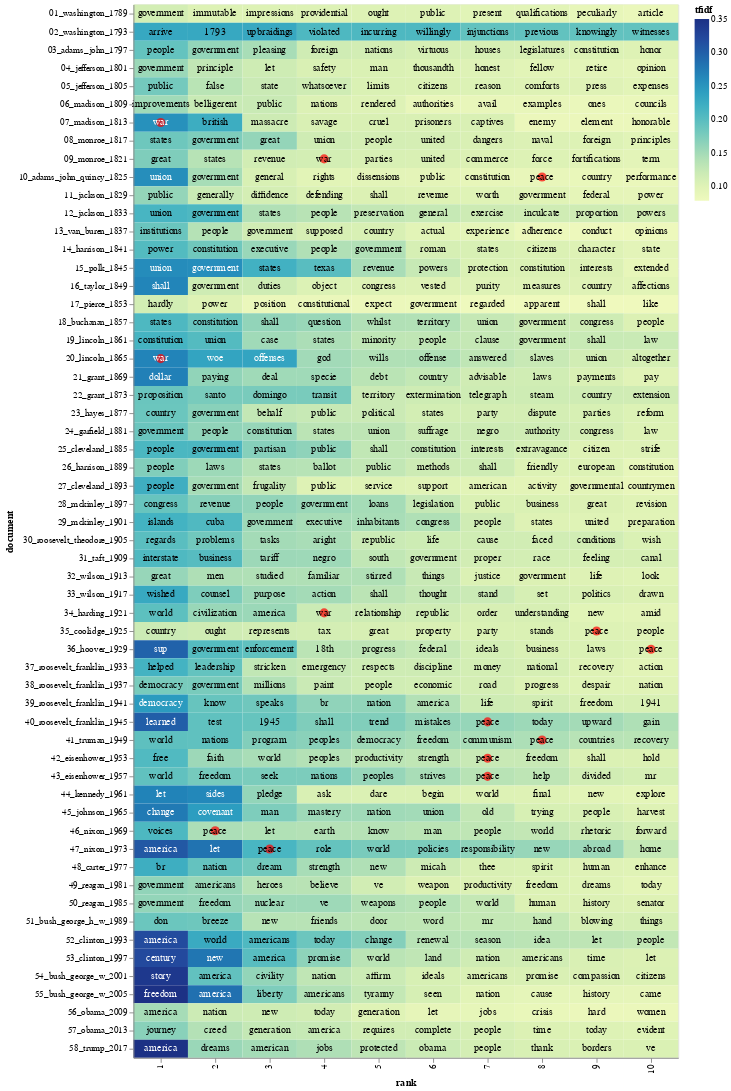

This figure's notebook cell:
### Markdown cell above
Let's make a heatmap that shows the highest TF-IDF scoring words for each president, and let's put a red dot next to two terms of interest: "war" and "peace":

The code below was contributed by [Eric Monson](https://github.com/emonson). Thanks, Eric!

### Code cell
import altair as alt
import numpy as np

# Terms in this list will get a red dot in the visualization
term_list = ['war', 'peace']

# adding a little randomness to break ties in term ranking
top_tfidf_plusRand = top_tfidf.copy()
top_tfidf_plusRand['tfidf'] = top_tfidf_plusRand['tfidf'] + np.random.rand(top_tfidf.shape[0])*0.0001

# base for all visualizations, with rank calculation
base = alt.Chart(top_tfidf_plusRand).encode(
    x = 'rank:O',
    y = 'document:N'
).transform_window(
    rank = "rank()",
    sort = [alt.SortField("tfidf", order="descending")],
    groupby = ["document"],
)

# heatmap specification
heatmap = base.mark_rect().encode(
    color = 'tfidf:Q'
)

# red circle over terms in above list
circle = base.mark_circle(size=100).encode(
    color = alt.condition(
        alt.FieldOneOfPredicate(field='term', oneOf=term_list),
        alt.value('red'),
        alt.value('#FFFFFF00')
    )
)

# text labels, white for darker heatmap colors
text = base.mark_text(baseline='middle').encode(
    text = 'term:N',
    color = alt.condition(alt.datum.tfidf >= 0.23, alt.value('white'), alt.value('black'))
)

# display the three superimposed visualizations
(heatmap + circle + text).properties(width = 600)

### Figure 1 — Vega-Lite specification as saved in the notebook (floating-point values rounded to 4 significant figures; data arrays with more than 128 entries replaced by an {"elided": "..."} marker saying what was removed)
{"config": {"view": {"continuousWidth": 400, "continuousHeight": 300}}, "layer": [{"mark": "rect", "encoding": {"color": {"field": "tfidf", "type": "quantitative"}, "x": {"field": "rank", "type": "ordinal"}, "y": {"field": "document", "type": "nominal"}}, "transform": [{"window": [{"op": "rank", "field": "", "as": "rank"}], "groupby": ["document"], "sort": [{"field": "tfidf", "order": "descending"}]}]}, {"mark": {"type": "circle", "size": 100}, "encoding": {"color": {"condition": {"value": "red", "test": {"field": "term", "oneOf": ["war", "peace"]}}, "value": "#FFFFFF00"}, "x": {"field": "rank", "type": "ordinal"}, "y": {"field": "document", "type": "nominal"}}, "transform": [{"window": [{"op": "rank", "field": "", "as": "rank"}], "groupby": ["document"], "sort": [{"field": "tfidf", "order": "descending"}]}]}, {"mark": {"type": "text", "baseline": "middle"}, "encoding": {"color": {"condition": {"value": "white", "test": "(datum.tfidf >= 0.23)"}, "value": "black"}, "text": {"field": "term", "type": "nominal"}, "x": {"field": "rank", "type": "ordinal"}, "y": {"field": "document", "type": "nominal"}}, "transform": [{"window": [{"op": "rank", "field": "", "as": "rank"}], "groupby": ["document"], "sort": [{"field": "tfidf", "order": "descending"}]}]}], "data": {"name": "data-6668b695e570031e949a104462968efb"}, "width": 600, "$schema": "https://vega.github.io/schema/vega-lite/v4.17.0.json", "datasets": {"data-6668b695e570031e949a104462968efb": {"elided": "580 records"}}}
